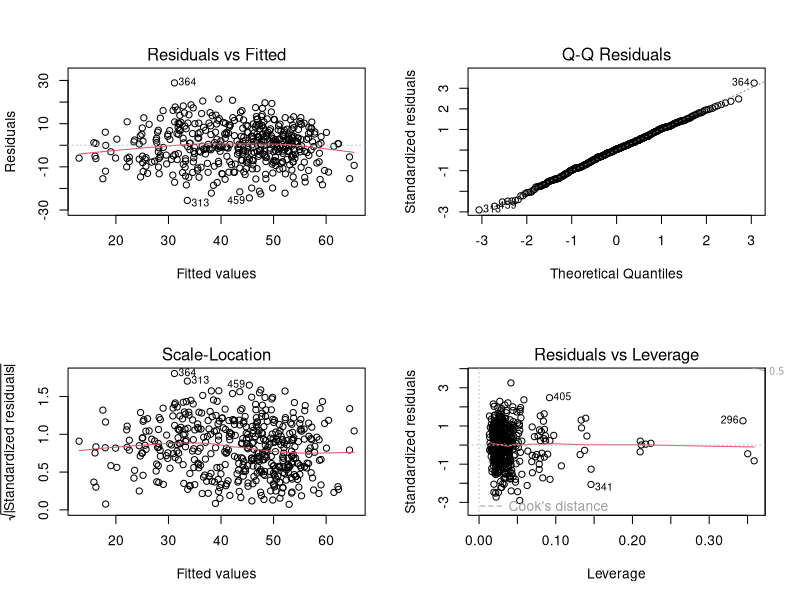
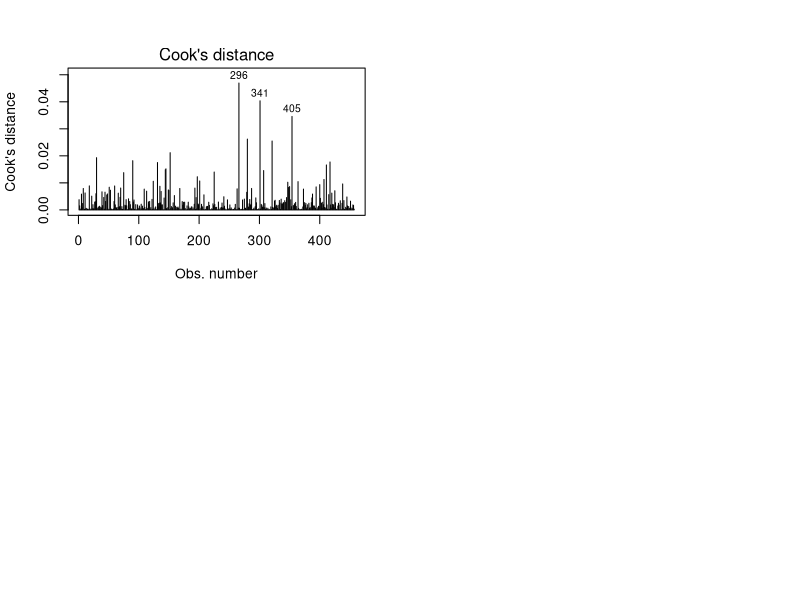
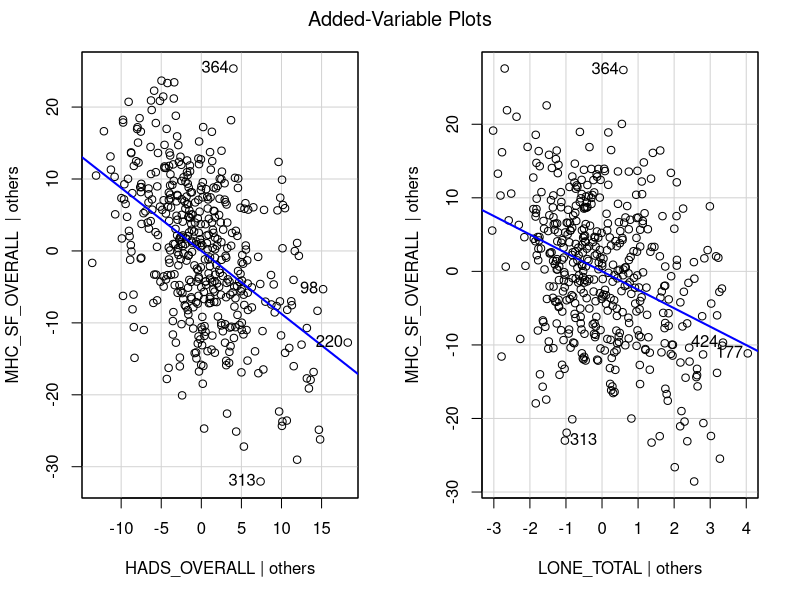

Generate these figures, in order, with R:
## ---- chunk 1
knitr::opts_chunk$set(echo = TRUE)
library(tidyverse)
## ---- chunk 2
data <- read.csv("MH_survey_only_higher_index.csv",
    na.strings = "NA")
names(data)
#only relevant for Seokjun's PC 
names(data)[1] <- "gender"

data <- data[, -c(17:22)]


# Assigning factors 
data$gender <- factor(data$gender)
data$age_group <- factor(data$age_group)
data$country_lockdown <- factor(data$country_lockdown)
data$marital <- factor(data$marital)
data$smoking <- factor(data$smoking)
data$fivfruitveg <- factor(data$fivfruitveg)
data$shielded <- factor(data$shielded)
data$week_soc_distancing <- factor(data$week_soc_distancing)
data$athlete <- factor(data$athlete)
## ---- chunk 3
model_full <- lm(MHC_SF_OVERALL ~ ., data = data[complete.cases(data), ])
summary(model_full)

step(model_full, direction = "backward")
## ---- chunk 4
model_step9 = lm(formula = MHC_SF_OVERALL ~ gender + age_group + week_soc_distancing + 
    athlete + HADS_OVERALL + RES_TOTAL + LONE_TOTAL, data = data[complete.cases(data), 
    ])  
model_step9  %>% summary()
## ---- chunk 5
no_HADS = lm(formula = MHC_SF_OVERALL ~ gender + age_group + week_soc_distancing + 
    athlete+ RES_TOTAL + LONE_TOTAL, data = data[complete.cases(data), 
    ]) 

no_RES = lm(formula = MHC_SF_OVERALL ~ gender + age_group + week_soc_distancing + 
    athlete + HADS_OVERALL + LONE_TOTAL, data = data[complete.cases(data), 
    ])

paste0("AIC without HADS: ", c(no_HADS %>% extractAIC())[2] %>% round(2)) 
paste0("AIC without RES: ", c(no_RES %>% extractAIC())[2] %>% round(2)) 
## ---- chunk 6
final_model = lm(formula = MHC_SF_OVERALL ~ gender + age_group + week_soc_distancing + 
    athlete + HADS_OVERALL + LONE_TOTAL, data = data[complete.cases(data), 
    ])
final_model %>% summary()
## ---- chunk 7
par(mfrow = c(2, 2))
plot(final_model)
## ---- chunk 8
plot(final_model, which=4)
## ---- chunk 9
final_model$model[c(296, 341, 405), ]

## ---- chunk 10
final_model$model %>% summary()
## ---- chunk 11
model_interaction = lm(formula = MHC_SF_OVERALL ~ (gender + age_group + week_soc_distancing + 
    athlete + HADS_OVERALL + + LONE_TOTAL)^2, data = data[complete.cases(data), ])  
anova(final_model, model_interaction)
## ---- chunk 12
final_model %>% summary()
## ---- chunk 13
w.o.age_group = lm(formula = MHC_SF_OVERALL ~ gender + week_soc_distancing + 
    athlete + HADS_OVERALL + LONE_TOTAL, data = data[complete.cases(data), 
    ])
anova(final_model, w.o.age_group)
## ---- chunk 14
w.o.week_soc_dist = lm(formula = MHC_SF_OVERALL ~ gender + age_group + 
    athlete + HADS_OVERALL + LONE_TOTAL, data = data[complete.cases(data), 
    ])
anova(final_model, w.o.week_soc_dist )
## ---- chunk 15
final_model
## ---- chunk 16
final_model
## ---- chunk 17
library(car)
avPlots(final_model, terms=~HADS_OVERALL + LONE_TOTAL)
